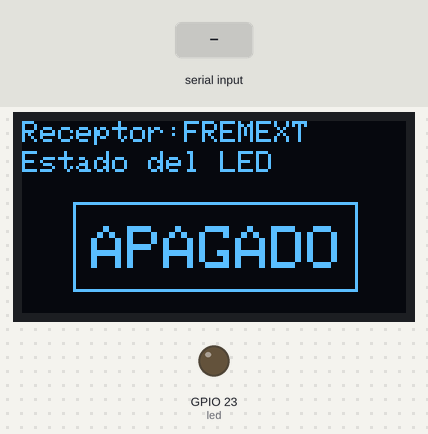
Bench run of a sketch on a simulated ESP32. Parts: 128×64 one-colour display, output pins drawn as LEDs (lit = HIGH). Inputs (shaded band) come from the test bench. The modem accepts every AT command (registered, SIM ready, sends succeed) and sends nothing else; what the sketch prints to the serial monitor is not drawn.

Above: at 5.1 s.
5.2 s: "ON" received over the second serial link
At 7.4 s:
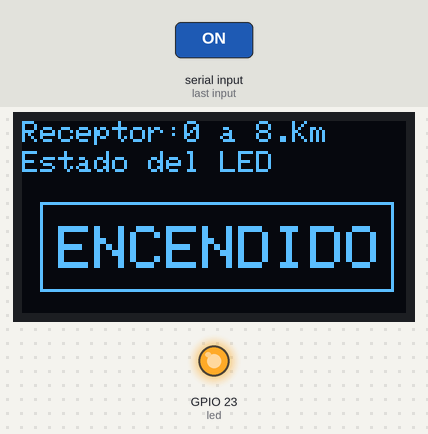
7.7 s: "1" received over the second serial link
At 9.1 s:
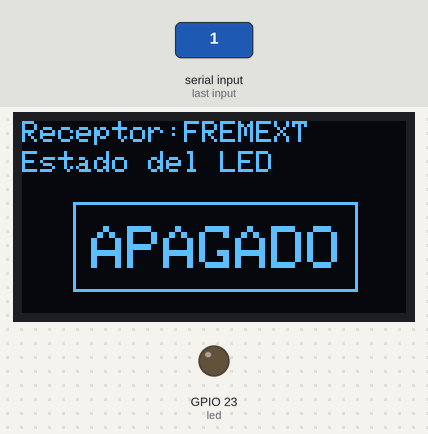
Timing chart, 0 to 10.7 s (numbered marks = the images above; inputs shaded):
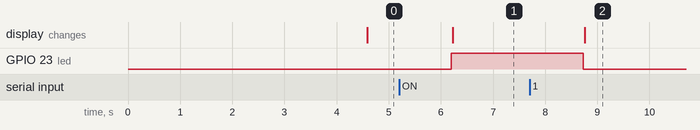

Measured:
- after the input at 5.2 s, GPIO 23 (led): LOW → HIGH after 1.0 s; the display: changes after 1.0 s (image 1)
- after the input at 7.7 s, GPIO 23 (led): HIGH → LOW after 1.0 s; the display: changes after 1.1 s (image 2)

The sketch:

RYLR998_RECEPTOR.ino
```cpp
#include <Adafruit_SSD1306.h> // Biblioteca para el controlador de pantalla OLED SSD1306
#include <Adafruit_GFX.h> // Biblioteca para gráficos vectoriales

// Configuración de la pantalla OLED
#define SCREEN_WIDTH 128
#define SCREEN_HEIGHT 64
#define OLED_RESET -1
Adafruit_SSD1306 display(SCREEN_WIDTH, SCREEN_HEIGHT, &Wire, OLED_RESET); // Instancia de la clase Adafruit_SSD1306 para controlar la pantalla OLED

String lora_band = "915000000"; // Banda de frecuencia (Hz) dependiendo del país/región
String lora_networkid = "18";   // Identificación de la red LoRa
String lora_address = "2";      // Dirección del módulo LoRa
int led = 23;                   // LED conectado al pin D23 del ESP32

String textoEntrada; // Almacena los datos recibidos del emisor


void setup() {
  // Inicialización de la pantalla OLED
  display.begin(SSD1306_SWITCHCAPVCC, 0x3C); // Inicializa la pantalla OLED con la dirección I2C 0x3C y la alimentación interna del regulador de tensión
  display.clearDisplay(); // Borra el contenido del búfer de visualización de la pantalla
  display.display(); // Muestra el contenido del búfer en la pantalla

  pinMode(led, OUTPUT); // Modo de salida para el LED

  Serial2.begin(115200, SERIAL_8N1, 16, 17); // Inicialización del puerto serie 2 (pin 16 RXD, 17 TXD UART del ESP32)
  Serial.begin(115200);                      // Inicialización del puerto serie principal a 115200 baudios

  delay(1500);
  Serial2.println("AT+BAND=" + lora_band);      // Configuración del módulo/puerto serie (UART 2)
  delay(500);
  Serial2.println("AT+NETWORKID=" + lora_networkid); // Establece la identificación de la red LoRa
  delay(500);
  Serial2.println("AT+ADDRESS=" + lora_address); // Establece la dirección del módulo LoRa
  delay(1000);
}

void loop() {
  if (Serial2.available()) { // Si hay datos disponibles en el puerto serie 2
    textoEntrada = Serial2.readString(); // Almacena los datos recibidos del emisor
    textoEntrada.trim();                 // Elimina espacios en blanco al principio y al final del mensaje
    Serial.println(textoEntrada);        // Muestra por consola los datos recibidos del emisor

    if (textoEntrada.indexOf("ON") >= 0) { // Busca la palabra "ON" en el mensaje recibido
      digitalWrite(led, HIGH); // Enciende el LED si se encuentra la palabra "ON"
      // Configuración y visualización de mensajes en la pantalla OLED
      display.clearDisplay(); // Borra el contenido actual de la pantalla OLED
      display.setTextSize(1); // Establece el tamaño del texto en 1
      display.setTextColor(SSD1306_WHITE); // Establece el color del texto en blanco
      display.setCursor(0, 0); // Establece la posición del cursor en la pantalla
      display.println("Receptor:0 a 8.Km"); // Imprime el mensaje en la pantalla
      display.setCursor(0, 10); // Establece una nueva posición del cursor
      display.println("Estado del LED"); // Imprime el mensaje en la pantalla
      display.setTextSize(2); // Establece el tamaño del texto en 2
      display.setCursor(12, 35); // Establece una nueva posición del cursor
      display.println("ENCENDIDO"); // Imprime el mensaje en la pantalla
      display.drawRect(6, 27, 118, 30, SSD1306_WHITE); // Dibuja un rectángulo alrededor del mensaje
      display.display(); // Muestra el contenido en la pantalla OLED
      delay(1500); // Espera 1.5 segundos
      display.fillRect(6, 27, 118, 30, SSD1306_BLACK); // Borra el mensaje "ENCENDIDO" de la pantalla
    } else {
      digitalWrite(led, LOW); // Apaga el LED si no se encuentra la palabra "ON"
      // Configuración y visualización de mensajes en la pantalla OLED
      display.clearDisplay(); // Borra el contenido actual de la pantalla OLED
      display.setTextSize(1); // Establece el tamaño del texto en 1
      display.setTextColor(SSD1306_WHITE); // Establece el color del texto en blanco
      display.setCursor(0, 0); // Establece la posición del cursor en la pantalla
      display.println("Receptor:FREMEXT"); // Imprime el mensaje en la pantalla
      display.setCursor(0, 10); // Establece una nueva posición del cursor
      display.println("Estado del LED"); // Imprime el mensaje en la pantalla
      display.setTextSize(2); // Establece el tamaño del texto en 2
      display.setCursor(23, 35); // Establece una nueva posición del cursor
      display.println("APAGADO"); // Imprime el mensaje en la pantalla
      display.drawRect(17, 27, 95, 30, SSD1306_WHITE); // Dibuja un rectángulo alrededor del mensaje
      display.display(); // Muestra el contenido en la pantalla OLED
    }
  }
}
```
